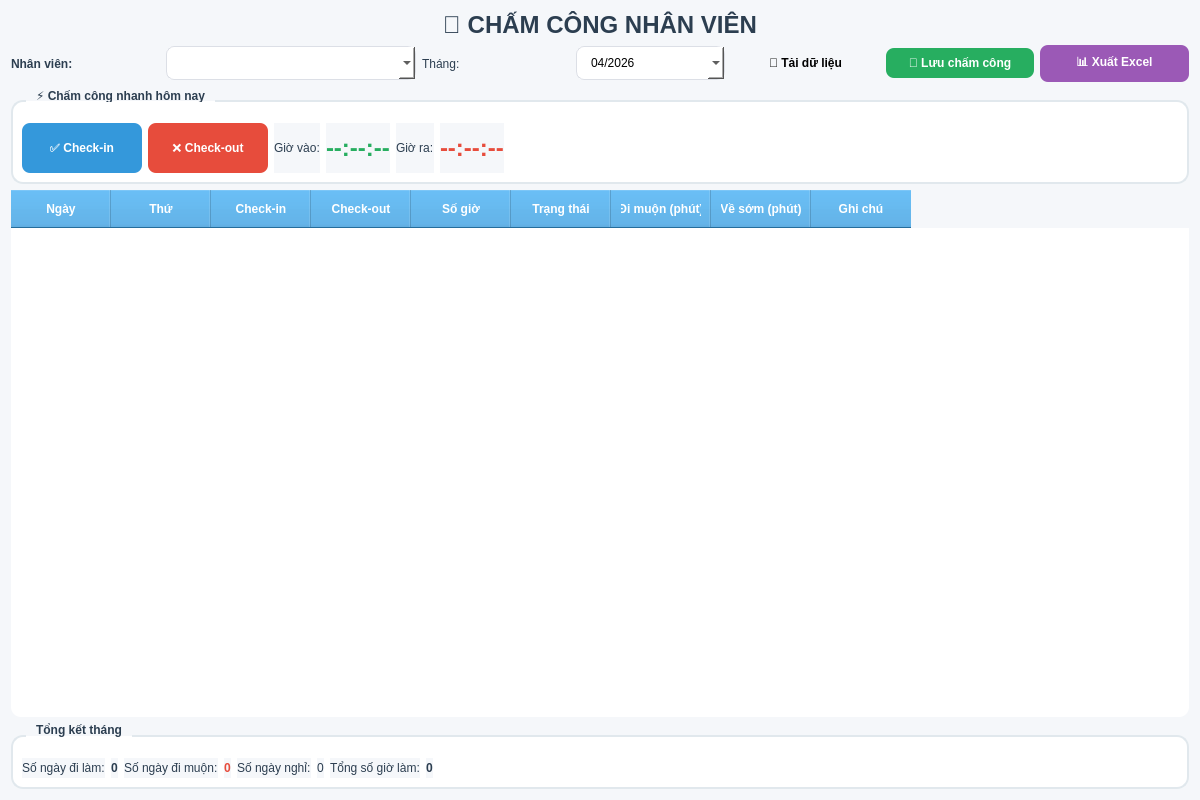
<?xml version="1.0" encoding="UTF-8"?>
<ui version="4.0">
 <class>Attendance</class>
 <widget class="QWidget" name="Attendance">
  <property name="geometry">
   <rect>
    <x>0</x>
    <y>0</y>
    <width>1200</width>
    <height>800</height>
   </rect>
  </property>
  <property name="windowTitle">
   <string>Chấm công nhân viên</string>
  </property>
  <property name="styleSheet">
   <string notr="true">
    QWidget {
        background-color: #f5f7fa;
    }
    QGroupBox {
        font-weight: bold;
        border: 2px solid #e1e8ed;
        border-radius: 12px;
        margin-top: 12px;
        padding-top: 12px;
        background-color: white;
    }
    QGroupBox::title {
        subcontrol-origin: margin;
        left: 15px;
        padding: 0 8px 0 8px;
        color: #2c3e50;
    }
    QTableWidget {
        background-color: white;
        gridline-color: #e0e0e0;
        selection-background-color: #3498db;
        border-radius: 10px;
    }
    QHeaderView::section {
        background-color: #3498db;
        color: white;
        padding: 10px;
        font-weight: bold;
    }
    QPushButton {
        border-radius: 8px;
        padding: 8px 18px;
        font-weight: bold;
    }
    QPushButton#btnSaveAttendance {
        background-color: #27ae60;
        color: white;
    }
    QPushButton#btnCheckIn {
        background-color: #3498db;
        color: white;
    }
    QPushButton#btnCheckOut {
        background-color: #e74c3c;
        color: white;
    }
    QPushButton#btnExportAttendance {
        background-color: #9b59b6;
        color: white;
    }
    QComboBox, QDateEdit {
        padding: 8px 12px;
        border: 1px solid #dcdfe6;
        border-radius: 8px;
        background-color: white;
    }
    QLabel {
        color: #2c3e50;
    }
    QLabel#lblCheckInTime, QLabel#lblCheckOutTime {
        font-size: 24px;
        font-weight: bold;
    }
   </string>
  </property>
  <layout class="QVBoxLayout" name="verticalLayout">
   <item>
    <widget class="QLabel" name="lblTitle">
     <property name="text">
      <string>⏰ CHẤM CÔNG NHÂN VIÊN</string>
     </property>
     <property name="font">
      <font>
       <pointsize>18</pointsize>
       <weight>75</weight>
       <bold>true</bold>
      </font>
     </property>
     <property name="alignment">
      <set>Qt::AlignCenter</set>
     </property>
    </widget>
   </item>
   <item>
    <layout class="QHBoxLayout" name="controlLayout">
     <item>
      <widget class="QLabel" name="lblEmployee">
       <property name="text">
        <string>Nhân viên:</string>
       </property>
       <property name="font">
        <font>
         <weight>75</weight>
         <bold>true</bold>
        </font>
       </property>
      </widget>
     </item>
     <item>
      <widget class="QComboBox" name="cboEmployee">
       <property name="minimumSize">
        <size>
         <width>250</width>
         <height>0</height>
        </size>
       </property>
      </widget>
     </item>
     <item>
      <widget class="QLabel" name="lblMonth">
       <property name="text">
        <string>Tháng:</string>
       </property>
      </widget>
     </item>
     <item>
      <widget class="QDateEdit" name="dateMonth">
       <property name="calendarPopup">
        <bool>true</bool>
       </property>
       <property name="displayFormat">
        <string>MM/yyyy</string>
       </property>
       <property name="date">
        <date>
         <year>2026</year>
         <month>4</month>
         <day>1</day>
        </date>
       </property>
      </widget>
     </item>
     <item>
      <widget class="QPushButton" name="btnLoadAttendance">
       <property name="text">
        <string>📅 Tải dữ liệu</string>
       </property>
      </widget>
     </item>
     <item>
      <widget class="QPushButton" name="btnSaveAttendance">
       <property name="text">
        <string>💾 Lưu chấm công</string>
       </property>
      </widget>
     </item>
     <item>
      <widget class="QPushButton" name="btnExportAttendance">
       <property name="text">
        <string>📊 Xuất Excel</string>
       </property>
      </widget>
     </item>
    </layout>
   </item>
   <item>
    <widget class="QGroupBox" name="groupBoxQuickCheck">
     <property name="title">
      <string>⚡ Chấm công nhanh hôm nay</string>
     </property>
     <layout class="QHBoxLayout" name="horizontalLayout">
      <item>
       <widget class="QPushButton" name="btnCheckIn">
        <property name="text">
         <string>✅ Check-in</string>
        </property>
        <property name="minimumSize">
         <size>
          <width>120</width>
          <height>50</height>
         </size>
        </property>
       </widget>
      </item>
      <item>
       <widget class="QPushButton" name="btnCheckOut">
        <property name="text">
         <string>❌ Check-out</string>
        </property>
        <property name="minimumSize">
         <size>
          <width>120</width>
          <height>50</height>
         </size>
        </property>
       </widget>
      </item>
      <item>
       <widget class="QLabel" name="lblCheckInLabel">
        <property name="text">
         <string>Giờ vào:</string>
        </property>
       </widget>
      </item>
      <item>
       <widget class="QLabel" name="lblCheckInTime">
        <property name="text">
         <string>--:--:--</string>
        </property>
        <property name="styleSheet">
         <string notr="true">color: #27ae60;</string>
        </property>
       </widget>
      </item>
      <item>
       <widget class="QLabel" name="lblCheckOutLabel">
        <property name="text">
         <string>Giờ ra:</string>
        </property>
       </widget>
      </item>
      <item>
       <widget class="QLabel" name="lblCheckOutTime">
        <property name="text">
         <string>--:--:--</string>
        </property>
        <property name="styleSheet">
         <string notr="true">color: #e74c3c;</string>
        </property>
       </widget>
      </item>
      <item>
       <spacer name="horizontalSpacer">
        <property name="orientation">
         <enum>Qt::Horizontal</enum>
        </property>
        <property name="sizeHint" stdset="0">
         <size>
          <width>40</width>
          <height>20</height>
         </size>
        </property>
       </spacer>
      </item>
     </layout>
    </widget>
   </item>
   <item>
    <widget class="QTableWidget" name="tableAttendance">
     <property name="alternatingRowColors">
      <bool>true</bool>
     </property>
     <property name="selectionBehavior">
      <enum>QAbstractItemView::SelectItems</enum>
     </property>
     <column>
      <property name="text">
       <string>Ngày</string>
      </property>
     </column>
     <column>
      <property name="text">
       <string>Thứ</string>
      </property>
     </column>
     <column>
      <property name="text">
       <string>Check-in</string>
      </property>
     </column>
     <column>
      <property name="text">
       <string>Check-out</string>
      </property>
     </column>
     <column>
      <property name="text">
       <string>Số giờ</string>
      </property>
     </column>
     <column>
      <property name="text">
       <string>Trạng thái</string>
      </property>
     </column>
     <column>
      <property name="text">
       <string>Đi muộn (phút)</string>
      </property>
     </column>
     <column>
      <property name="text">
       <string>Về sớm (phút)</string>
      </property>
     </column>
     <column>
      <property name="text">
       <string>Ghi chú</string>
      </property>
     </column>
    </widget>
   </item>
   <item>
    <widget class="QGroupBox" name="groupBoxSummary">
     <property name="title">
      <string>Tổng kết tháng</string>
     </property>
     <layout class="QHBoxLayout" name="horizontalLayout_2">
      <item>
       <widget class="QLabel" name="lblWorkDays">
        <property name="text">
         <string>Số ngày đi làm:</string>
        </property>
       </widget>
      </item>
      <item>
       <widget class="QLabel" name="lblWorkDaysValue">
        <property name="text">
         <string>0</string>
        </property>
        <property name="font">
         <font>
          <weight>75</weight>
          <bold>true</bold>
         </font>
        </property>
       </widget>
      </item>
      <item>
       <widget class="QLabel" name="lblLateDays">
        <property name="text">
         <string>Số ngày đi muộn:</string>
        </property>
       </widget>
      </item>
      <item>
       <widget class="QLabel" name="lblLateDaysValue">
        <property name="text">
         <string>0</string>
        </property>
        <property name="styleSheet">
         <string notr="true">color: #e74c3c; font-weight: bold;</string>
        </property>
       </widget>
      </item>
      <item>
       <widget class="QLabel" name="lblLeaveDays">
        <property name="text">
         <string>Số ngày nghỉ:</string>
        </property>
       </widget>
      </item>
      <item>
       <widget class="QLabel" name="lblLeaveDaysValue">
        <property name="text">
         <string>0</string>
        </property>
       </widget>
      </item>
      <item>
       <widget class="QLabel" name="lblTotalHours">
        <property name="text">
         <string>Tổng số giờ làm:</string>
        </property>
       </widget>
      </item>
      <item>
       <widget class="QLabel" name="lblTotalHoursValue">
        <property name="text">
         <string>0</string>
        </property>
        <property name="font">
         <font>
          <weight>75</weight>
          <bold>true</bold>
         </font>
        </property>
       </widget>
      </item>
      <item>
       <spacer name="horizontalSpacer_2">
        <property name="orientation">
         <enum>Qt::Horizontal</enum>
        </property>
        <property name="sizeHint" stdset="0">
         <size>
          <width>40</width>
          <height>20</height>
         </size>
        </property>
       </spacer>
      </item>
     </layout>
    </widget>
   </item>
  </layout>
 </widget>
</ui>
